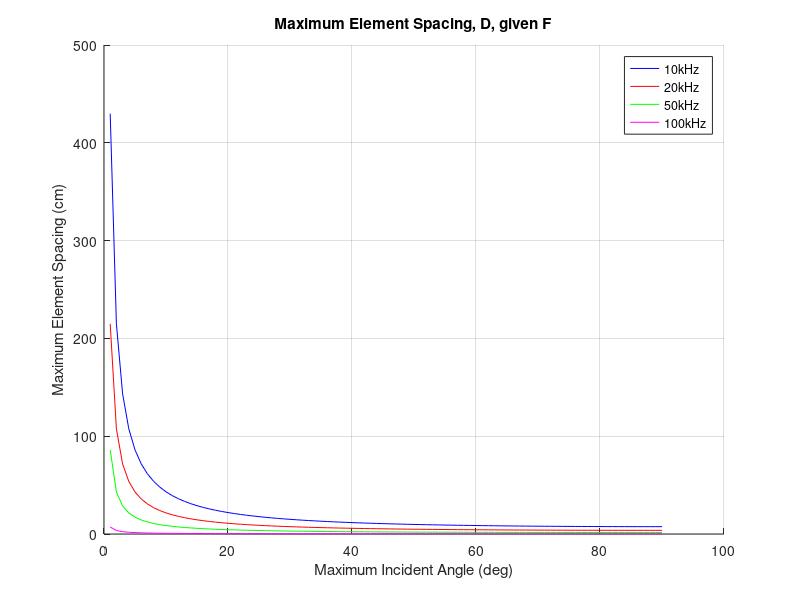
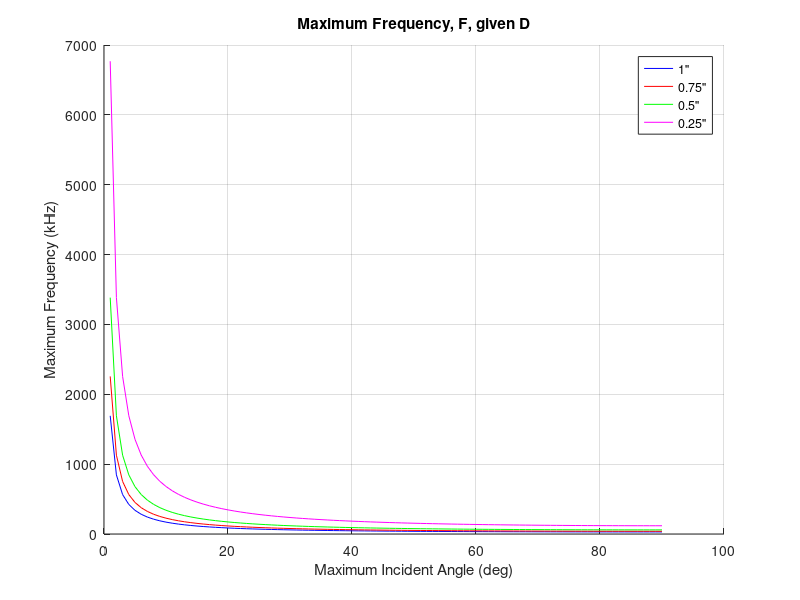

Here is the MATLAB script that generated these plots, in order:
close all

opts = {'b','r','g','m','k','c'};

%%%%%%%%%
alpha = (1:90);         % maximum incident angle [deg]
D = 0.0254 * [1 0.75 0.5 0.25];       % maximum array element spacing [m]
F = [10e3 20e3 50e3 600e3];          % maximum frequency of interest [Hz]
c = 1500;                        % speed of sound [m/s]

%%%%%%%%
beta = (90-alpha)*pi/180;       % find opposite angle and convert to radians
DF = c/2 ./ cos(beta);                 % calculate upper bound on min element spacing x max frequency



%%%%%%%%
% show D given F
figure;
hold on
for n=1:length(F)
    plot(alpha,1e2.*DF ./ F(n),opts{n})
end
%axis([0 90 0 5])
grid on
legend('10kHz','20kHz','50kHz','100kHz','location','northeast')
title('Maximum Element Spacing, D, given F')
xlabel('Maximum Incident Angle (deg)')
ylabel('Maximum Element Spacing (cm)')

% show F given D
figure;
hold on
for n=1:length(D)
    plot(alpha,1e-3.*DF ./ D(n),opts{n})
end
%axis([0 90 0 120])
grid on
legend('1"','0.75"','0.5"','0.25"','location','northeast')
title('Maximum Frequency, F, given D')
xlabel('Maximum Incident Angle (deg)')
ylabel('Maximum Frequency (kHz)')

